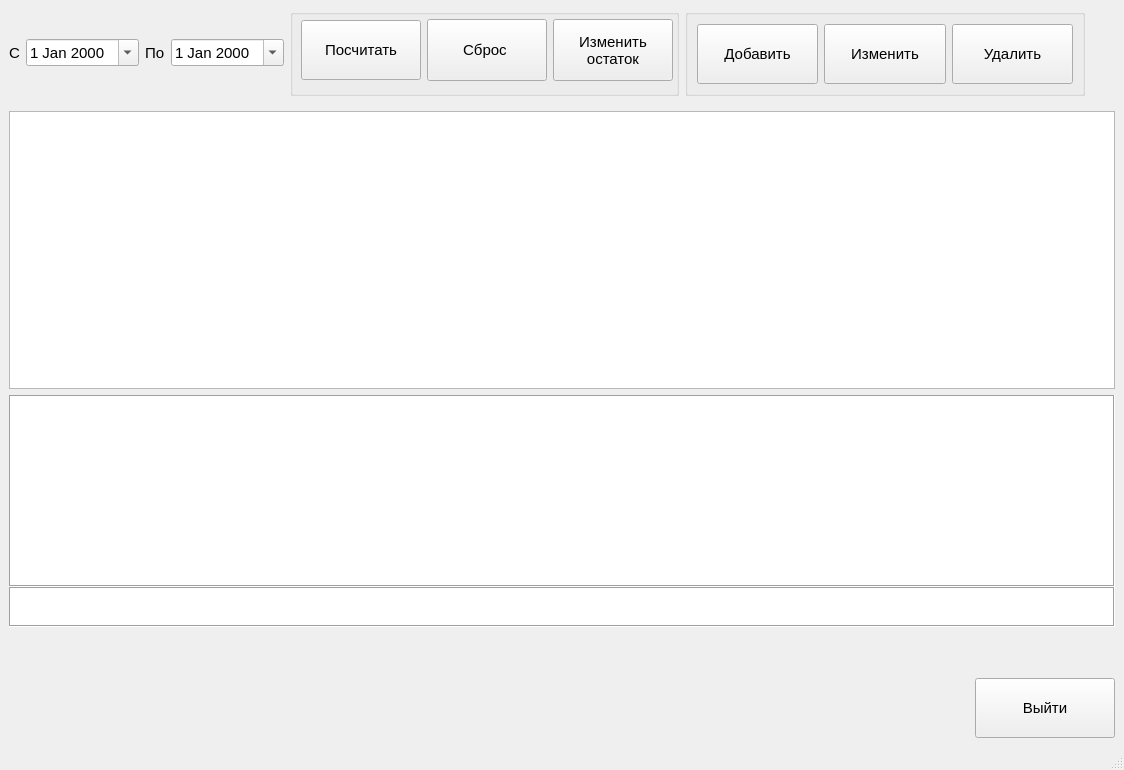
<?xml version="1.0" encoding="UTF-8"?>
<ui version="4.0">
 <class>diameter</class>
 <widget class="QMainWindow" name="diameter">
  <property name="geometry">
   <rect>
    <x>0</x>
    <y>0</y>
    <width>1124</width>
    <height>770</height>
   </rect>
  </property>
  <property name="font">
   <font>
    <pointsize>11</pointsize>
   </font>
  </property>
  <property name="windowTitle">
   <string>Учет материалов</string>
  </property>
  <widget class="QWidget" name="centralwidget">
   <layout class="QVBoxLayout" name="verticalLayout_2">
    <item>
     <layout class="QHBoxLayout" name="horizontalLayout">
      <property name="sizeConstraint">
       <enum>QLayout::SetDefaultConstraint</enum>
      </property>
      <property name="bottomMargin">
       <number>9</number>
      </property>
      <item>
       <widget class="QLabel" name="label">
        <property name="text">
         <string>С</string>
        </property>
       </widget>
      </item>
      <item>
       <widget class="QDateEdit" name="dataBegindateEdit">
        <property name="calendarPopup">
         <bool>true</bool>
        </property>
       </widget>
      </item>
      <item>
       <widget class="QLabel" name="label_2">
        <property name="text">
         <string>По</string>
        </property>
       </widget>
      </item>
      <item>
       <widget class="QDateEdit" name="dataEnddateEdit">
        <property name="calendarPopup">
         <bool>true</bool>
        </property>
       </widget>
      </item>
      <item>
       <widget class="QGroupBox" name="groupBox">
        <property name="minimumSize">
         <size>
          <width>389</width>
          <height>80</height>
         </size>
        </property>
        <property name="title">
         <string/>
        </property>
        <widget class="QWidget" name="layoutWidget">
         <property name="geometry">
          <rect>
           <x>0</x>
           <y>10</y>
           <width>383</width>
           <height>62</height>
          </rect>
         </property>
         <layout class="QHBoxLayout" name="horizontalLayout_3">
          <item>
           <spacer name="horizontalSpacer_3">
            <property name="orientation">
             <enum>Qt::Horizontal</enum>
            </property>
            <property name="sizeHint" stdset="0">
             <size>
              <width>40</width>
              <height>20</height>
             </size>
            </property>
           </spacer>
          </item>
          <item>
           <widget class="QPushButton" name="pushButton">
            <property name="sizePolicy">
             <sizepolicy hsizetype="Fixed" vsizetype="Fixed">
              <horstretch>0</horstretch>
              <verstretch>0</verstretch>
             </sizepolicy>
            </property>
            <property name="minimumSize">
             <size>
              <width>120</width>
              <height>60</height>
             </size>
            </property>
            <property name="text">
             <string>Посчитать</string>
            </property>
           </widget>
          </item>
          <item>
           <widget class="QPushButton" name="clearButtton">
            <property name="sizePolicy">
             <sizepolicy hsizetype="Fixed" vsizetype="Minimum">
              <horstretch>0</horstretch>
              <verstretch>0</verstretch>
             </sizepolicy>
            </property>
            <property name="minimumSize">
             <size>
              <width>120</width>
              <height>60</height>
             </size>
            </property>
            <property name="text">
             <string>Сброс </string>
            </property>
           </widget>
          </item>
          <item>
           <widget class="QPushButton" name="editInstrumentsButton">
            <property name="sizePolicy">
             <sizepolicy hsizetype="Fixed" vsizetype="Minimum">
              <horstretch>0</horstretch>
              <verstretch>0</verstretch>
             </sizepolicy>
            </property>
            <property name="minimumSize">
             <size>
              <width>120</width>
              <height>60</height>
             </size>
            </property>
            <property name="maximumSize">
             <size>
              <width>120</width>
              <height>120</height>
             </size>
            </property>
            <property name="text">
             <string>Изменить 
остаток</string>
            </property>
           </widget>
          </item>
         </layout>
        </widget>
       </widget>
      </item>
      <item>
       <widget class="QGroupBox" name="groupBox_2">
        <property name="minimumSize">
         <size>
          <width>400</width>
          <height>80</height>
         </size>
        </property>
        <property name="title">
         <string/>
        </property>
        <layout class="QHBoxLayout" name="horizontalLayout_4">
         <item>
          <widget class="QPushButton" name="addInstrButton">
           <property name="minimumSize">
            <size>
             <width>120</width>
             <height>60</height>
            </size>
           </property>
           <property name="text">
            <string>Добавить</string>
           </property>
          </widget>
         </item>
         <item>
          <widget class="QPushButton" name="EditInstrButton">
           <property name="minimumSize">
            <size>
             <width>120</width>
             <height>60</height>
            </size>
           </property>
           <property name="text">
            <string>Изменить</string>
           </property>
          </widget>
         </item>
         <item>
          <widget class="QPushButton" name="DeleteInstrButton">
           <property name="minimumSize">
            <size>
             <width>120</width>
             <height>60</height>
            </size>
           </property>
           <property name="text">
            <string>Удалить</string>
           </property>
          </widget>
         </item>
        </layout>
       </widget>
      </item>
      <item>
       <spacer name="horizontalSpacer">
        <property name="orientation">
         <enum>Qt::Horizontal</enum>
        </property>
        <property name="sizeHint" stdset="0">
         <size>
          <width>40</width>
          <height>20</height>
         </size>
        </property>
       </spacer>
      </item>
     </layout>
    </item>
    <item>
     <spacer name="verticalSpacer">
      <property name="orientation">
       <enum>Qt::Vertical</enum>
      </property>
      <property name="sizeType">
       <enum>QSizePolicy::Fixed</enum>
      </property>
      <property name="sizeHint" stdset="0">
       <size>
        <width>20</width>
        <height>0</height>
       </size>
      </property>
     </spacer>
    </item>
    <item>
     <widget class="QTableView" name="tableView">
      <property name="sizePolicy">
       <sizepolicy hsizetype="Preferred" vsizetype="Expanding">
        <horstretch>0</horstretch>
        <verstretch>0</verstretch>
       </sizepolicy>
      </property>
      <property name="minimumSize">
       <size>
        <width>0</width>
        <height>150</height>
       </size>
      </property>
      <property name="font">
       <font>
        <pointsize>12</pointsize>
       </font>
      </property>
     </widget>
    </item>
    <item>
     <layout class="QHBoxLayout" name="horizontalLayout_2"/>
    </item>
    <item>
     <layout class="QVBoxLayout" name="verticalLayout">
      <property name="spacing">
       <number>0</number>
      </property>
      <item>
       <widget class="QTextEdit" name="historyTextEdit">
        <property name="sizePolicy">
         <sizepolicy hsizetype="Preferred" vsizetype="Expanding">
          <horstretch>0</horstretch>
          <verstretch>0</verstretch>
         </sizepolicy>
        </property>
        <property name="minimumSize">
         <size>
          <width>0</width>
          <height>150</height>
         </size>
        </property>
        <property name="maximumSize">
         <size>
          <width>16777215</width>
          <height>298</height>
         </size>
        </property>
        <property name="frameShape">
         <enum>QFrame::Box</enum>
        </property>
       </widget>
      </item>
      <item>
       <widget class="QTextEdit" name="legendTextEdit">
        <property name="minimumSize">
         <size>
          <width>0</width>
          <height>40</height>
         </size>
        </property>
        <property name="maximumSize">
         <size>
          <width>16777215</width>
          <height>40</height>
         </size>
        </property>
        <property name="frameShape">
         <enum>QFrame::Box</enum>
        </property>
       </widget>
      </item>
      <item>
       <spacer name="verticalSpacer_3">
        <property name="orientation">
         <enum>Qt::Vertical</enum>
        </property>
        <property name="sizeHint" stdset="0">
         <size>
          <width>20</width>
          <height>40</height>
         </size>
        </property>
       </spacer>
      </item>
     </layout>
    </item>
    <item alignment="Qt::AlignRight|Qt::AlignBottom">
     <widget class="QPushButton" name="closeButton">
      <property name="sizePolicy">
       <sizepolicy hsizetype="Expanding" vsizetype="Expanding">
        <horstretch>0</horstretch>
        <verstretch>0</verstretch>
       </sizepolicy>
      </property>
      <property name="minimumSize">
       <size>
        <width>140</width>
        <height>60</height>
       </size>
      </property>
      <property name="maximumSize">
       <size>
        <width>140</width>
        <height>60</height>
       </size>
      </property>
      <property name="text">
       <string>Выйти</string>
      </property>
     </widget>
    </item>
   </layout>
   <zorder>tableView</zorder>
   <zorder></zorder>
   <zorder>verticalSpacer</zorder>
   <zorder>closeButton</zorder>
  </widget>
  <widget class="QMenuBar" name="menubar">
   <property name="geometry">
    <rect>
     <x>0</x>
     <y>0</y>
     <width>1124</width>
     <height>26</height>
    </rect>
   </property>
  </widget>
  <widget class="QStatusBar" name="statusbar"/>
 </widget>
 <resources/>
 <connections/>
</ui>
